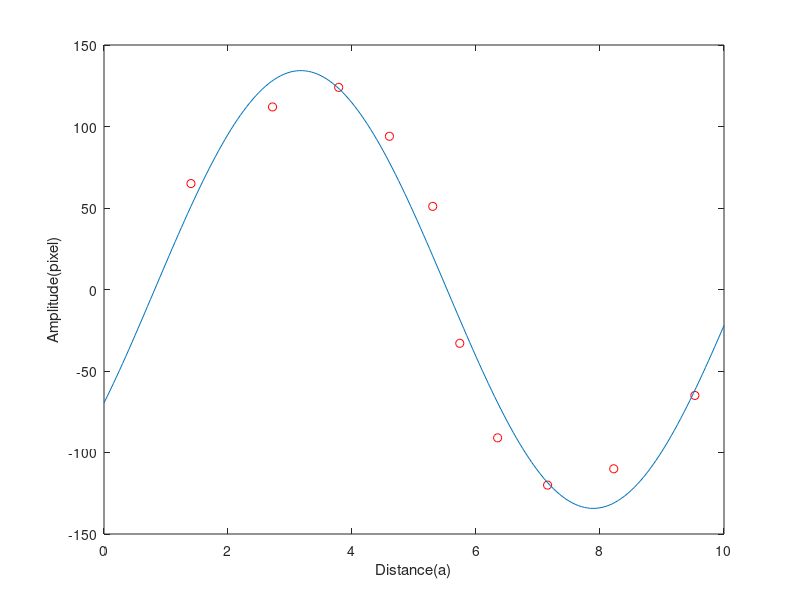

MATLAB code for this plot:
a0=[0,0,10];

n=[1.402684564	2.718120805	3.785234899	4.604026846	5.302013423	5.738255034	6.348993289	7.154362416	8.22147651	9.530201342];
p=[65	112	124	94	51	-33	-91	-120	-110	-65];

fun=@(a,n)a(1).*cos(2.*pi.*(-n+a(2))./a(3) - pi/2);

a= nlinfit(n,p,fun,a0)


plot(n,p,'ro')
hold on
x = 0:0.05:10;
plot(x,a(1).*cos(2.*pi.*(-x+a(2))./a(3) - pi/2))

xlabel('Distance(a)')
ylabel('Amplitude(pixel)')